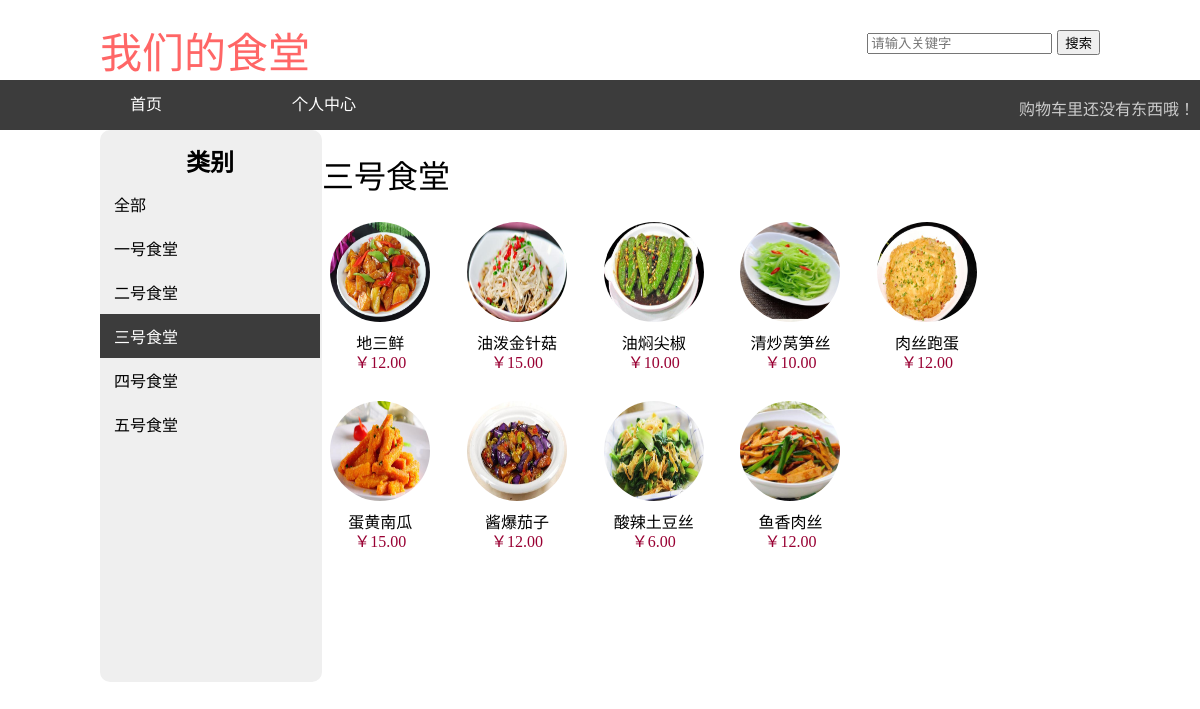
Screenshot of /no3/ with the database file from the repository.
### rank/models.py (models this page shows, shortened)
class Restaurant(models.Model):
	 name = models.CharField(max_length=200,
							      db_index=True)
	 slug = models.SlugField(max_length=200,
	                        db_index=True,
							       unique=True)
	 class Meta:
		  ordering = ('name',)
		  verbose_name = 'restaurant'
		  verbose_name_plural = 'restaurants'
	 def get_absolute_url(self):
		  return reverse('rank:product_list_by_restaurant',
                        args=[self.slug])

class Product(models.Model):
    restaurant = models.ForeignKey(Restaurant,
                                 related_name='products')
    name = models.CharField(max_length=200, db_index=True)
    slug = models.SlugField(max_length=200, db_index=True)
    image = models.ImageField(upload_to='products/%Y/%m/%d',
                              blank=True)
    description = models.TextField(blank=True)
    price = models.DecimalField(max_digits=10, decimal_places=2)
    stock = models.PositiveIntegerField()
    available = models.BooleanField(default=True)
    created = models.DateTimeField(auto_now_add=True)
    updated = models.DateTimeField(auto_now=True)
    grade = models.FloatField(default=0.00)
    myrank = models.FloatField(default=0.00)
    class Meta:
        ordering = ('name',)
        index_together = (('id', 'slug'),)
    def get_absolute_url(self):
        return reverse('rank:product_detail',
            args=[self.id, self.slug])

### rank/views.py (the view)
def show_product(request,restaurant_slug=None):
    product = Product.objects.filter(available=True)
    restaurant = None
    restaurants = Restaurant.objects.order_by("id")
    products = Product.objects.filter(available=True)
    if restaurant_slug:
        restaurant = get_object_or_404(Restaurant, slug=restaurant_slug)
        products = products.filter(restaurant=restaurant)
    return render(request,
                  'rank/product/show_product.html',
                  {'product':product,
                   'restaurant':restaurant,
                  'restaurants': restaurants,
                  'products': products,})

### rank/templates/rank/product/show_product.html (shortened to what this page needs)
{% extends "rank/base.html" %}
{% load static %}
{% block content %}
    <div id="sidebar">
        <h3>类别</h3>
        <ul>
            <li {% if not restaurant %}class="selected"{% endif %}>
                <a href="{% url "rank:show_product" %}">全部</a>
            </li>
        {% for c in restaurants %}
            <li {% if restaurant.slug == c.slug %}class="selected"{% endif %}>
                <a href="{{ c.get_absolute_url }}">{{ c.name }}</a>
            </li>
        {% endfor %}
        </ul>
    </div>
    <div id="main" class="product-list">
        <h1>{% if restaurant %}{{ restaurant.name }}{% else %}菜品{% endif %}</h1>
        {% for product in products %}
            <div class="item">
                <a href="{{ product.get_absolute_url }}">
                    <img class="my-img" src="{% if product.image %}{{ product.image.url }}{% else %}{% static "img/no_image.png" %}{% endif %}"></br>
                </a>
                <a href="{{ product.get_absolute_url }}">{{ product.name }}</a><br>
                ￥{{ product.price }}
            </div>
        {% endfor %}
    </div>
{% endblock %}

### rank/static/css/base.css (style rules this page uses)
.my-img { border-radius: 50px; width: 100px; height: 100px; }
body { margin:0; padding:0; font-family:helvetica, sans-serif; }
h1 { font-family:宋体; font-weight:normal; height:30px; }
h3 { text-align: center; vertical-align:middle; font-family:宋体; font-weight:bold; font-size:24px; width:220px; height:15px; margin-top:0.3cm; }
a { text-decoration:none; color:#000000; font-family:宋体; margin-left:0; }
#sidebar { width:220px; height:550px; padding:2px 2px 0 0; border-radius:10px; float:left; background:#efefef; margin-top:0; }
#sidebar ul { margin:0; padding:0; }
#sidebar ul li { margin:0; list-style:none; padding:10px 14px; }
#sidebar ul li a { display:block; }
#sidebar ul li.selected { background:#3c3c3c; border-radius:0px; }
#sidebar ul li.selected a { color:#fff; }
#main { margin-right:-220px; overflow:hidden; margin-left:1cm; margin-top:0cm; }
.product-list .item { width:15%; padding:0px 20px 10px 0; float:left; text-align:center; line-height:1.2; color:#990033; margin-top:0.5cm; }
.product-list .item img { width:100%; margin-bottom:8px; width:100px; height:100px; }

### rows the page displays
Restaurant: name "一号食堂"
Restaurant: name "二号食堂"
Restaurant: name "三号食堂"
Restaurant: name "四号食堂"
Restaurant: name "五号食堂"
Product: image (picture), name "地三鲜", price "12.00"
Product: image (picture), name "油泼金针菇", price "15.00"
Product: image (picture), name "油焖尖椒", price "10.00"
Product: image (picture), name "清炒莴笋丝", price "10.00"
Product: image (picture), name "肉丝跑蛋", price "12.00"
Product: image (picture), name "蛋黄南瓜", price "15.00"
Product: image (picture), name "酱爆茄子", price "12.00"
Product: image (picture), name "酸辣土豆丝", price "6.00"
Product: image (picture), name "鱼香肉丝", price "12.00"
